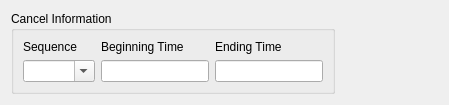
<?xml version="1.0" encoding="UTF-8"?>
<ui version="4.0">
 <class>Editor</class>
 <widget class="QWidget" name="Editor">
  <property name="geometry">
   <rect>
    <x>0</x>
    <y>0</y>
    <width>449</width>
    <height>88</height>
   </rect>
  </property>
  <property name="windowTitle">
   <string notr="true">Sigmet</string>
  </property>
  <layout class="QVBoxLayout" name="verticalLayout">
   <item>
    <widget class="QGroupBox" name="cancelGroup">
     <property name="sizePolicy">
      <sizepolicy hsizetype="Fixed" vsizetype="Preferred">
       <horstretch>0</horstretch>
       <verstretch>0</verstretch>
      </sizepolicy>
     </property>
     <property name="title">
      <string>Cancel Information</string>
     </property>
     <layout class="QGridLayout" name="gridLayout">
      <item row="0" column="1">
       <widget class="QLabel" name="beginningTimeLabel">
        <property name="text">
         <string>Beginning Time</string>
        </property>
        <property name="buddy">
         <cstring>beginningTime</cstring>
        </property>
       </widget>
      </item>
      <item row="0" column="0">
       <widget class="QLabel" name="sequenceLabel">
        <property name="text">
         <string>Sequence</string>
        </property>
        <property name="buddy">
         <cstring>sequence</cstring>
        </property>
       </widget>
      </item>
      <item row="0" column="2">
       <widget class="QLabel" name="endingTimeLabel">
        <property name="text">
         <string>Ending Time</string>
        </property>
        <property name="buddy">
         <cstring>endingTime</cstring>
        </property>
       </widget>
      </item>
      <item row="2" column="2">
       <widget class="QLineEdit" name="endingTime"/>
      </item>
      <item row="2" column="1">
       <widget class="QLineEdit" name="beginningTime"/>
      </item>
      <item row="2" column="0">
       <widget class="QComboBox" name="sequence">
        <property name="editable">
         <bool>true</bool>
        </property>
       </widget>
      </item>
     </layout>
    </widget>
   </item>
  </layout>
 </widget>
 <tabstops>
  <tabstop>sequence</tabstop>
  <tabstop>beginningTime</tabstop>
  <tabstop>endingTime</tabstop>
 </tabstops>
 <resources/>
 <connections/>
</ui>
